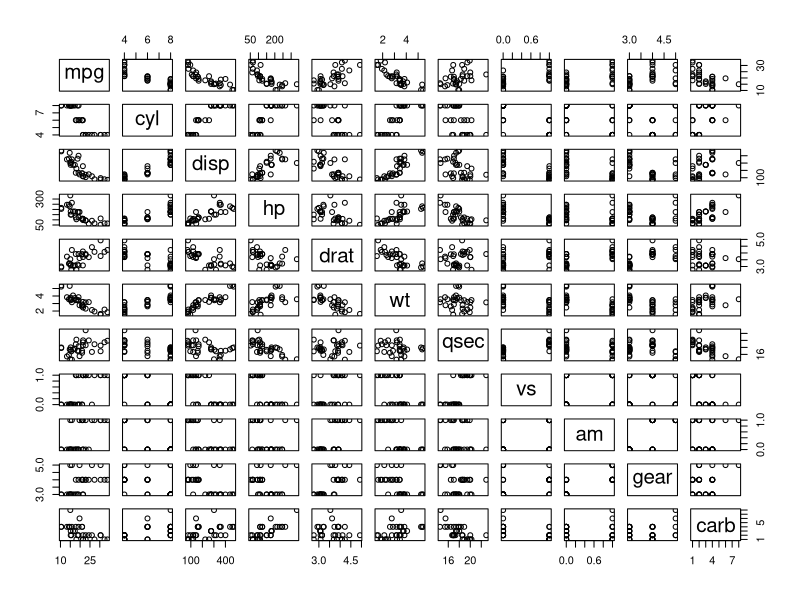
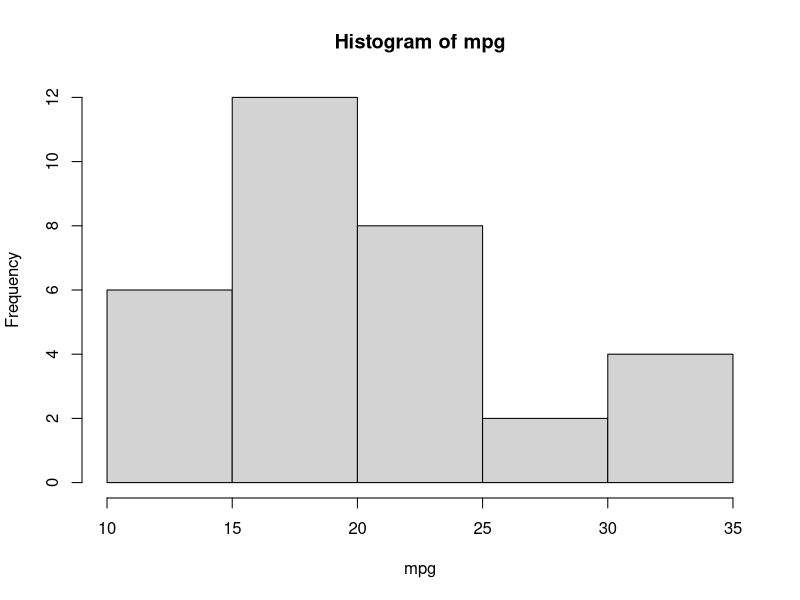

These charts were generated, in order, by the following R code: (Note: this script raises an error after producing the figures.)

data1 = mtcars  #loading the mtcars dataset into the variable data1

?mtcars #getting information about the dataset

str(data1) # error

plot(data1) # to plot the data

head(data1) #first 5 values for the data

summary(data1) #summary related to min, max ,median ,mean , mode

is.na(data1)  #to check if there is any "na" value , outputs in true or FALSE

#exploring numeric column
mpg = data1$mpg 
min(mpg) #min value in the column
median(mpg) #median value in the column
max(mpg) #max value in the column
hist(mpg) #histogram value of the column
sd(mpg) #standard deviation of the column
var(p) #variance of the column 

 







